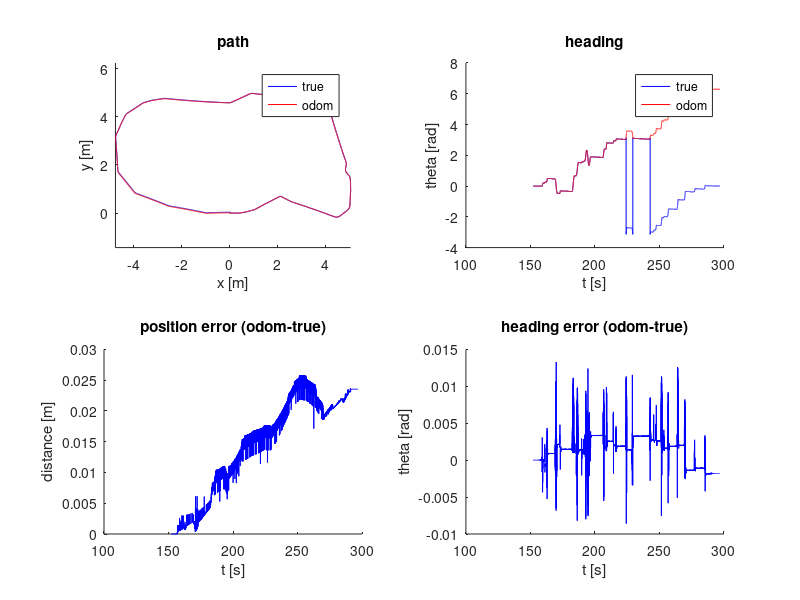
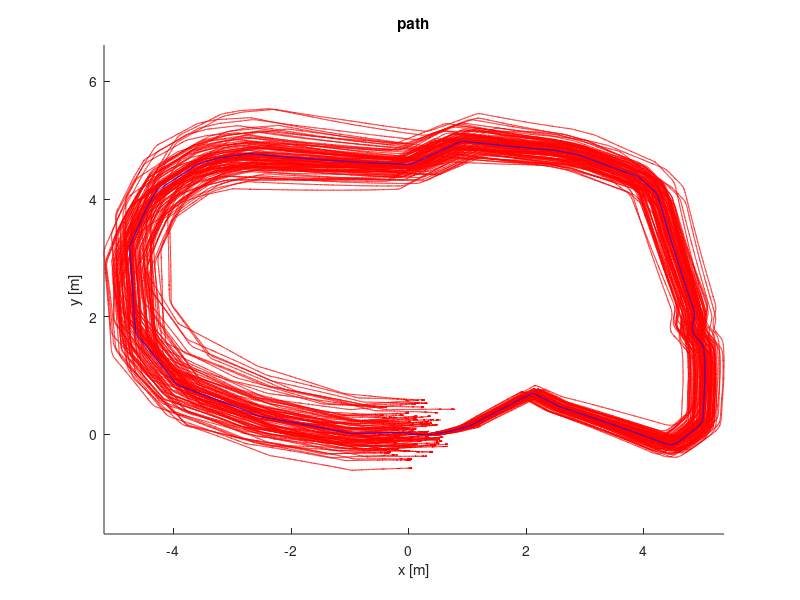
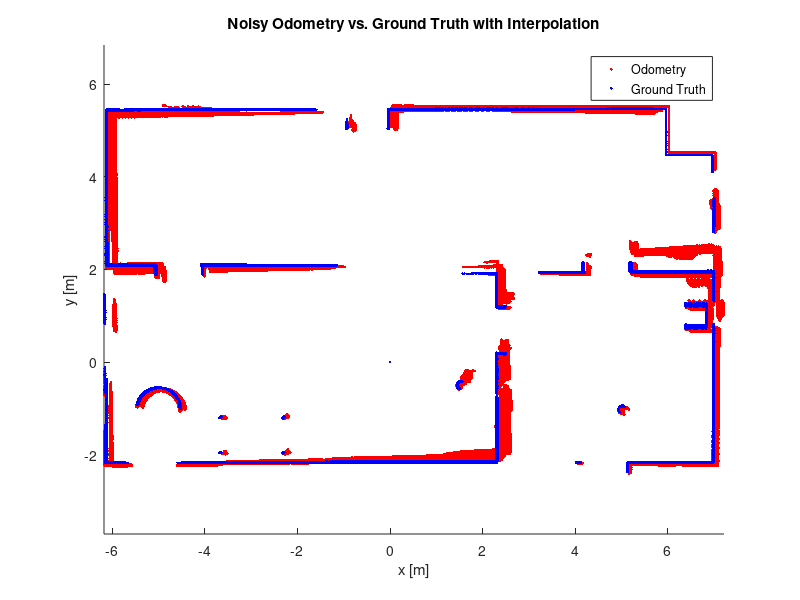

The MATLAB script that drew these images, in order:
% ======
% ass1.m
% ======
%
% This assignment will introduce you to the idea of estimating the motion
% of a mobile robot using wheel odometry, and then also using that wheel
% odometry to make a simple map.  It uses a dataset previously gathered in
% a mobile robot simulation environment called Gazebo. Watch the video,
% 'gazebo.mp4' to visualize what the robot did, what its environment
% looks like, and what its sensor stream looks like.
%
% There are three questions to complete (5 marks each):
%
%    Question 1: code (noise-free) wheel odometry algorithm
%    Question 2: add noise to data and re-run wheel odometry algorithm
%    Question 3: build a map from ground truth and noisy wheel odometry
%
% Fill in the required sections of this script with your code, run it to
% generate the requested plots, then paste the plots into a short report
% that includes a few comments about what you've observed.  Append your
% version of this script to the report.  Hand in the report as a PDF file.
%
% requires: basic Matlab, 'gazebo.mat'
%
% T D Barfoot, December 2015
%
clear all;

% set random seed for repeatability
rng(1);

% ==========================
% load the dataset from file
% ==========================
%
%    ground truth poses: t_true x_true y_true theta_true
% odometry measurements: t_odom v_odom omega_odom
%           laser scans: t_laser y_laser
%    laser range limits: r_min_laser r_max_laser
%    laser angle limits: phi_min_laser phi_max_laser
%
load gazebo.mat;

% ======================================================
% Question 1: code (noise-free) wheel odometry algorithm
% ======================================================
%
% Write an algorithm to estimate the pose of the robot throughout motion
% using the wheel odometry data (t_odom, v_odom, omega_odom) and assuming
% a differential-drive robot model.  Save your estimate in the variables
% (x_odom y_odom theta_odom) so that the comparison plots can be generated
% below.  See the plot 'ass1_q1_soln.png' for what your results should look
% like.

% variables to store wheel odometry pose estimates
numodom = size(t_odom,1);
x_odom = zeros(numodom,1);
y_odom = zeros(numodom,1);
theta_odom = zeros(numodom,1);

% set the initial wheel odometry pose to ground truth
x_odom(1) = x_true(1);
y_odom(1) = y_true(1);
theta_odom(1) = theta_true(1);

% ------insert your wheel odometry algorithm here-------
for i=2:numodom
    % Note: we update the ith as current using (i-1) as previous
    h = t_odom(i) - t_odom(i-1);
    theta_odom(i) = theta_odom(i-1) + omega_odom(i) * h;
    x_odom(i) = x_odom(i-1) + v_odom(i) * cos(theta_odom(i)) * h;
    y_odom(i) = y_odom(i-1) + v_odom(i) * sin(theta_odom(i)) * h;
end
% ------end of your wheel odometry algorithm-------

% plot the results for verification
figure(1)
clf;

subplot(2,2,1);
hold on;
plot(x_true,y_true,'b');
plot(x_odom, y_odom, 'r');
legend('true', 'odom');
xlabel('x [m]');
ylabel('y [m]');
title('path');
axis equal;

subplot(2,2,2);
hold on;
plot(t_true,theta_true,'b');
plot(t_odom,theta_odom,'r');
legend('true', 'odom');
xlabel('t [s]');
ylabel('theta [rad]');
title('heading');

subplot(2,2,3);
hold on;
pos_err = zeros(numodom,1);
for i=1:numodom
    pos_err(i) = sqrt((x_odom(i)-x_true(i))^2 + (y_odom(i)-y_true(i))^2);
end
plot(t_odom,pos_err,'b');
xlabel('t [s]');
ylabel('distance [m]');
title('position error (odom-true)');

subplot(2,2,4);
hold on;
theta_err = zeros(numodom,1);
for i=1:numodom
    phi = theta_odom(i) - theta_true(i);
    while phi > pi
        phi = phi - 2*pi;
    end
    while phi < -pi
        phi = phi + 2*pi;
    end
    theta_err(i) = phi;
end
plot(t_odom,theta_err,'b');
xlabel('t [s]');
ylabel('theta [rad]');
title('heading error (odom-true)');
print -dpng ass1_q1.png

%%
% =================================================================
% Question 2: add noise to data and re-run wheel odometry algorithm
% =================================================================
%
% Now we're going to deliberately add some noise to the linear and
% angular velocities to simulate what real wheel odometry is like.  Copy
% your wheel odometry algorithm from above into the indicated place below
% to see what this does.  The below loops 100 times with different random
% noise.  See the plot 'ass1_q2_soln.pdf' for what your results should look
% like.

% save the original odometry variables for later use
v_odom_noisefree = v_odom;
omega_odom_noisefree = omega_odom;

% set up plot
figure(2);
clf;
hold on;

% loop over random trials
for n=1:100

    % add noise to wheel odometry measurements (yes, on purpose to see effect)
    v_odom = v_odom_noisefree + 0.2*randn(numodom,1);
    omega_odom = omega_odom_noisefree + 0.04*randn(numodom,1);

    % ------insert your wheel odometry algorithm here-------
    for i=2:numodom
        % Same as Q1
        h = t_odom(i) - t_odom(i-1);
        theta_odom(i) = theta_odom(i-1) + omega_odom(i) * h;
        x_odom(i) = x_odom(i-1) + v_odom(i) * cos(theta_odom(i)) * h;
        y_odom(i) = y_odom(i-1) + v_odom(i) * sin(theta_odom(i)) * h;

    end
    % ------end of your wheel odometry algorithm-------

    % add the results to the plot
    plot(x_odom, y_odom, 'r');
end

% plot ground truth on top and label
plot(x_true,y_true,'b');
xlabel('x [m]');
ylabel('y [m]');
title('path');
axis equal;
print -dpng ass1_q2.png

%%
% ================================================================
% Question 3: build a map from noisy and noise-free wheel odometry
% ================================================================
%
% Now we're going to try to plot all the points from our laser scans in the
% robot's initial reference frame.  This will involve first figuring out
% how to plot the points in the current frame, then transforming them back
% to the initial frame and plotting them.  Do this for both the ground
% truth pose (blue) and also the last noisy odometry that you calculated in
% Question 2 (red).  At first even the map based on the ground truth may
% not look too good.  This is because the laser timestamps and odometry
% timestamps do not line up perfectly and you'll need to interpolate.  Even
% after this, two additional patches will make your map based on ground
% truth look as crisp as the one in 'ass1_q3_soln.png'.  The first patch is
% to only plot the laser scans if the angular velocity is less than
% 0.1 rad/s; this is because the timestamp interpolation errors have more
% of an effect when the robot is turning quickly.  The second patch is to
% account for the fact that the origin of the laser scans is about 10 cm
% behind the origin of the robot.  Once your ground truth map looks crisp,
% compare it to the one based on the odometry poses, which should be far
% less crisp, even with the two patches applied.

% set up plot
figure(3);
clf;
hold on;

% precalculate some quantities
npoints = size(y_laser,2);
angles = linspace(phi_min_laser, phi_max_laser, npoints);
cos_angles = cos(angles);
sin_angles = sin(angles);

% initialize some quantities for future use
one = ones(1, npoints);
x_i = zeros(1, size(y_laser,1)*size(y_laser,2));
y_i = zeros(1, size(y_laser,1)*size(y_laser,2));

for n=1:2

    if n==1
        % interpolate the noisy odometry at the laser timestamps
        t_interp = linspace(t_odom(1),t_odom(numodom),numodom);
        x_interp = interp1(t_interp,x_odom,t_laser);
        y_interp = interp1(t_interp,y_odom,t_laser);
        theta_interp = interp1(t_interp,theta_odom,t_laser);
        omega_interp = interp1(t_interp,omega_odom,t_laser);
    else
        % interpolate the noise-free odometry at the laser timestamps
        t_interp = linspace(t_true(1),t_true(numodom),numodom);
        x_interp = interp1(t_interp,x_true,t_laser);
        y_interp = interp1(t_interp,y_true,t_laser);
        theta_interp = interp1(t_interp,theta_true,t_laser);
        omega_interp = interp1(t_interp,omega_odom,t_laser);
    end

    % loop over laser scans
    for i=1:size(t_laser,1)

        % ------insert your point transformation algorithm here------
        % only plot the laser scans if angular velocity < 0.1 rad/s
        if abs(omega_interp(i)) < 0.1
            %  Transform from laser frame -> vehicle frame
            x_v = y_laser(i,:) .* cos_angles;
            y_v = y_laser(i,:) .* sin_angles;

            % Define homogeneous transformation H_{iv: vehicle -> inertial}
            sin_ang = sin(theta_interp(i));
            cos_ang = cos(theta_interp(i));
            H_iv = [cos_ang -sin_ang x_interp(i)-0.1*cos_ang;
                    sin_ang  cos_ang y_interp(i)-0.1*sin_ang;
                    0 		 0 		 1];

            % Transform from vehicle frame -> inertial frame
            xy_i = H_iv*[x_v; y_v; one];

            % Record into the plot
            x_i((i-1)*npoints+1 : i*npoints) = xy_i(1, :);
            y_i((i-1)*npoints+1 : i*npoints) = xy_i(2, :);
        end
        % ------end of your point transformation algorithm-------

    end
    if n == 1
        plot(x_i, y_i, 'r.')
    else
        plot(x_i, y_i, 'b.')
    end
end

% Plot laser data
xlabel('x [m]');
ylabel('y [m]');
legend('Odometry','Ground Truth')
title('Noisy Odometry vs. Ground Truth with Interpolation');

axis equal;
print -dpng ass1_q3.png

